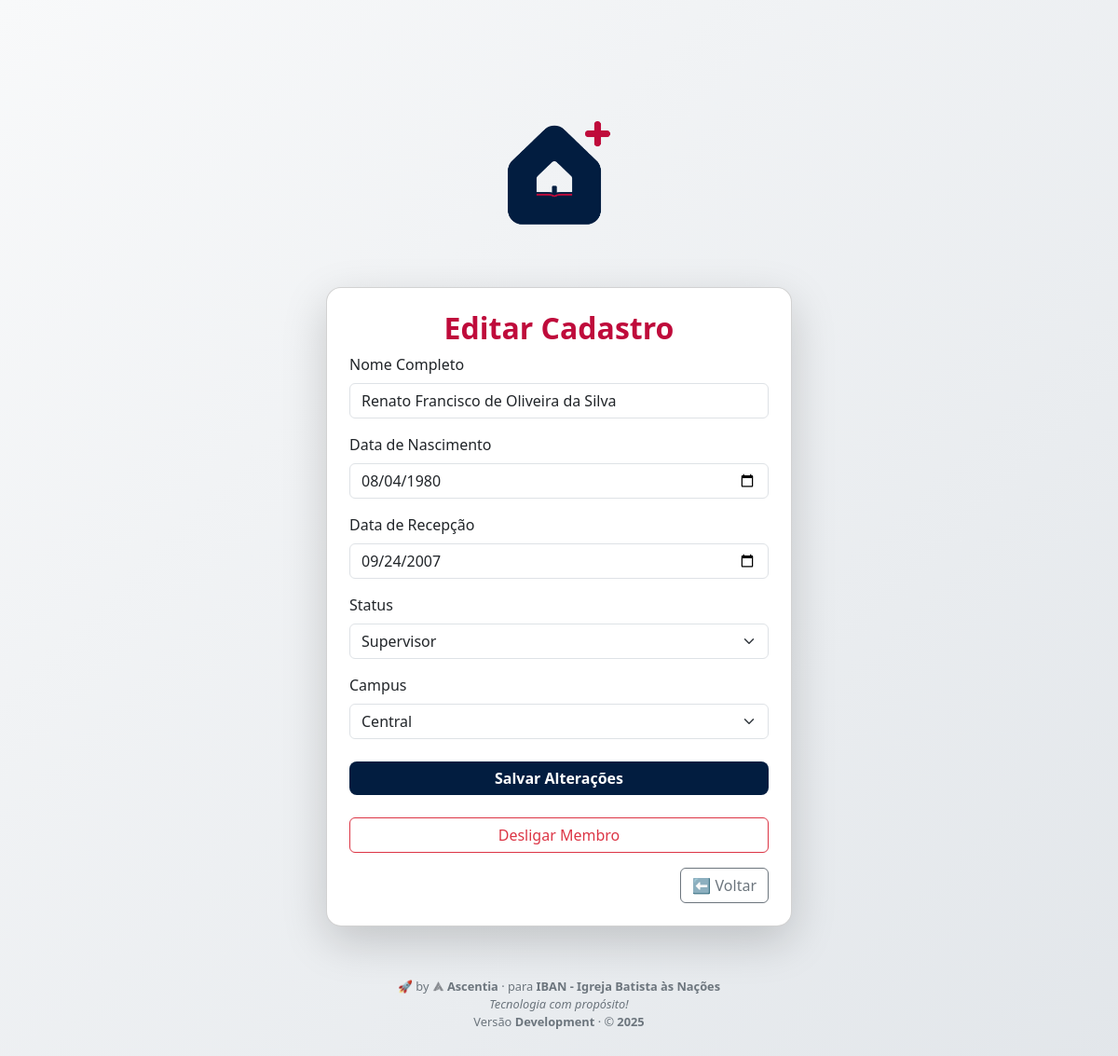
The page /membresia/1/editar (signed in) on the database its author committed.
### app/membresia/models.py (models this page shows, shortened)
class Membro(db.Model, UserMixin):
    id = db.Column(db.Integer, primary_key=True)
    nome_completo = db.Column(db.String(120), nullable=False)
    data_nascimento = db.Column(db.Date, nullable=True)
    data_recepcao = db.Column(db.Date, nullable=True)
    status = db.Column(db.String(50), nullable=False)
    campus = db.Column(db.String(50), nullable=False)
    ativo = db.Column(db.Boolean, default=True)
    presencas = db.relationship('Presenca', backref='membro', lazy=True)
    jornada_evento = db.relationship('JornadaEvento', backref='membro', lazy=True)

### app/membresia/routes.py (the view, shortened to what this page needs)
@membresia_bp.route('/<int:id>/editar', methods=['GET', 'POST'])
@login_required
def editar_membro(id):
    membro = Membro.query.get_or_404(id)
    old_status = membro.status
    old_campus = membro.campus
    old_data_recepcao = membro.data_recepcao
    form = MembroForm(obj=membro)
    return render_template('membresia/cadastro.html',
                           form=form, editar=True, membro=membro, ano=ano, versao=versao)

### app/membresia/forms.py
class MembroForm(FlaskForm):
    nome_completo = StringField('Nome Completo', validators=[DataRequired()])
    data_nascimento = DateField('Data de Nascimento', format='%Y-%m-%d', validators=[DataRequired()])
    data_recepcao = DateField('Data de Recepção', format='%Y-%m-%d', validators=[DataRequired()])
    status = SelectField('Status', choices=[(s, s) for s in Config.STATUS.keys()])
    campus = SelectField('Campus', choices=[(c, c) for c in Config.CAMPUS.keys()])
    submit = SubmitField('Salvar')

### app/__init__.py (called while the page is built)
def create_app():
    app = Flask(__name__)
    app.config.from_object(Config)
    app.jinja_env.filters['brasilia'] = to_brasilia
    app.jinja_env.filters['strftime'] = format_datetime
    app.jinja_env.filters['currency'] = format_currency
    db.init_app(app)
    migrate.init_app(app, db)
    login_manager.init_app(app)
    app.register_blueprint(auth_bp)
    app.register_blueprint(membresia_bp)
    app.register_blueprint(financeiro_bp)
    app.register_blueprint(ctm_bp)
    from .cli import create_admin
    app.cli.add_command(create_admin)
    @app.context_processor
    def inject_config():
        return dict(config=app.config)
    return app

### app/auth/routes.py (called while the page is built)
@login_manager.user_loader
def load_user(user_id):
    return User.query.get(int(user_id))

### app/templates/membresia/cadastro.html (shortened to what this page needs)
{% extends 'base/layout.html' %}
{% from 'base/components/forms.html' import field %}
{% from 'base/components/buttons.html' import submit, danger %}
{% from 'base/components/modals.html' import confirm_modal, reactivate_modal %}
{% block content %}
<div>
  <div class="text-center mb-5">
    <img src="{{ url_for('static', filename='img/logo.png') }}" alt="Logo IBAN" style="max-height: 150px;">
  </div>
  <div class="card shadow-lg p-4 rounded-4 mx-auto" style="max-width: 500px;">
    <h2 class="text-center">
      <strong>{{ 'Editar Cadastro' if editar else 'Cadastro de Pessoas' }}</strong>
    </h2>
    <form method="POST">
      <div class="mb-3">
        {{ form.nome_completo.label(class="form-label") }}
        {{ form.nome_completo(class="form-control") }}
      </div>
      <div class="mb-3">
        {{ form.data_nascimento.label(class="form-label") }}
        {{ form.data_nascimento(class="form-control") }}
      </div>
      <div class="mb-3">
        {{ form.data_recepcao.label(class="form-label") }}
        {{ form.data_recepcao(class="form-control") }}
      </div>
      <div class="mb-3">
        {{ form.status.label(class="form-label") }}
        {{ form.status(class="form-select") }}
      </div>
      <div class="mb-3">
        {{ form.campus.label(class="form-label") }}
        {{ form.campus(class="form-select") }}
      </div>
      {{ submit('Salvar Alterações' if editar else 'Adicionar Registro') }}
      {% if editar and membro.ativo %}
        {{ danger('Desligar Membro', '#modalDesligar') }}
      {% endif %}
      <div class="text-end mt-3">
        <a href="{{ url_for('membresia.index') }}" class="btn btn-outline-secondary">⬅ Voltar</a>
      </div>
    </form>
  </div>
</div>
{% endblock %}

### app/static/css/custom.css (style rules this page uses)
:root { --cor-primaria: #021D40; --cor-secundaria: #BF0B3B; --cor-destaque: #BF0B3B; --cor-branco: #ffffff; --cor-texto: #021D40; }
body { background: linear-gradient(to bottom right, #f8f9fa, #e2e6ea); color: var(--cor-texto); min-height: 100vh; padding-top: 70px; }
.card { background-color: white; }
h2 { text-align: center; color: var(--cor-destaque); }

### rows shown on the page
Membro: nome_completo "Renato Francisco de Oliveira da Silva", data_nascimento "08/04/1980", data_recepcao "09/24/2007", status "Supervisor", campus "Central"

### other values the page prints
{{ 'Editar Cadastro' if editar else 'Cadastro de Pessoas' }} "Editar Cadastro"
{{ text }} "Salvar Alterações"
{{ text }} "Desligar Membro"
{{ versao }} "Development"
{{ ano }} "2025"
